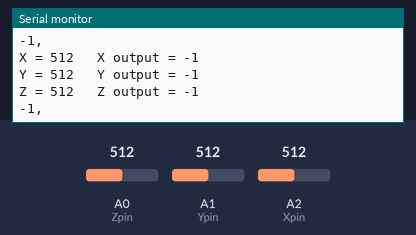
Simulated run of this sketch. Board: Arduino Nano, built with avr-gcc and run on an emulated ATmega328P. On the bench: the last lines printed to the serial monitor. The inputs (shaded band) are chosen by the test bench; at power-on: A0 (Zpin) = 512, A1 (Ypin) = 512, A2 (Xpin) = 512. Storage starts empty.

Above: at 1.2 s.
1.3 s: A0 (Zpin) set to 697
At 2.0 s:
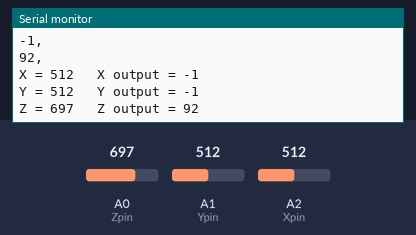
4.3 s: A0 (Zpin) set to 727
At 5.1 s:
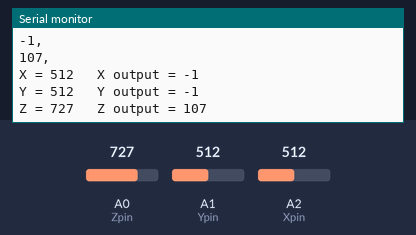
5.8 s: A1 (Ypin) set to 695
At 6.8 s:
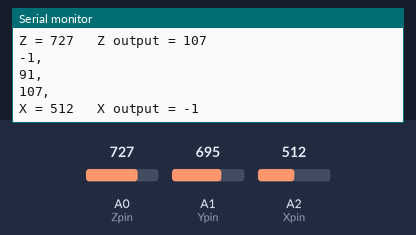
8.8 s: A1 (Ypin) set to 720
At 9.7 s:
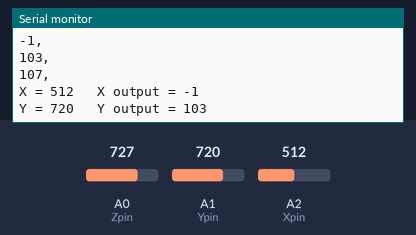
11.8 s: A0 (Zpin) set to 981
At 12.4 s:
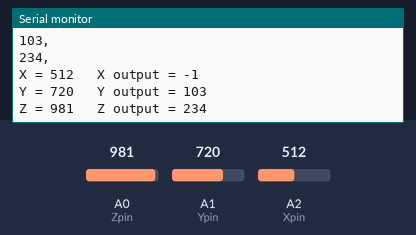
14.8 s: A0 (Zpin) set to 1017
At 15.4 s:
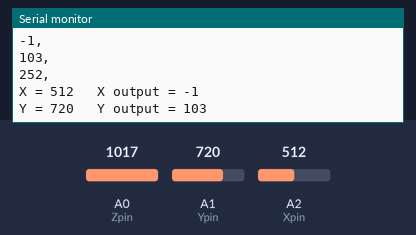
Timing chart, 0 to 17.3 s (numbered marks = the images above; inputs shaded):
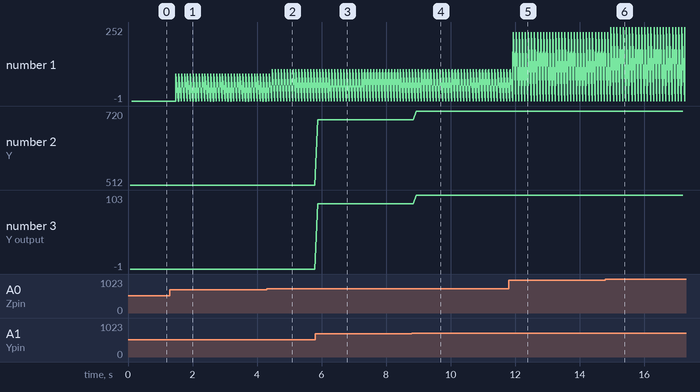

The sketch:

AccTest.ino
```cpp
/*
  Benjamin George
  Seattle University | Electrical and Computer Engineering

  3-Axis accelerometer data logger for Seattle University SEDS team test rocket
  uses arduino nano, adafruit adxl326 accelerometer module (ACM) and
  sainsmart MicroSD card Adapter (MCA)

 Reads analog XYZ input pins, maps the results to a range from 0 to 255
 and outputs result to 3 discrete CSV files for MatLab analysis.
 Also prints the results to the serial monitor.

 The circuit:
 * ACM connected to analog 0-2, +5V and Gnd, with 3Vo connected to AREF pin
   Xout A2
   Yout A1
   Zout A0

   MCA connecte to digital 10-13, +5V and Gnd
   MOSI 11
   MISO 12
   SCK  13
   CS   10

*/
#include <SPI.h>
#include <SD.h>

// These constants won't change.  They're used to give names
// to the pins used:
const int Xpin = A2;
const int Ypin = A1;
const int Zpin = A0;
const int CS = 10;

int Xval, Yval, Zval = 0;  // value read from the pot
int Xout, Yout, Zout = 0;  //value output to the CSV file

void setup() {
  // initialize serial communications at 9600 bps:
  Serial.begin(9600);
  analogReference(EXTERNAL); // set reference voltage to 3.3V out from a.c.m.

  pinMode(10, OUTPUT); // set CS pin to output

  //************************************** TEST
  Serial.print("Initializing SD card");
  if(!SD.begin(CS)) {
     Serial.println("Card failed or not present");
     return;
  }
  Serial.println("Card initilized");
} //************************************ end TEST

void loop() {

       // read the analog in value:
    Xval = analogRead(Xpin);
    Yval = analogRead(Ypin);
    Zval = analogRead(Zpin);
  // map it to the range of the analog out:
    Xout = map(Xval, 0, 1023, -256, 255); // G-force == mapped value/16
    Yout = map(Yval, 0, 1023, -256, 255);
    Zout = map(Zval, 0, 1023, -256, 255);

  // print result to serial monitor ********(TEST)
    Serial.print("X = " );
    Serial.print(Xval);
    Serial.print("\t X output = ");
    Serial.println(Xout);
    Serial.print("Y = " );
    Serial.print(Yval);
    Serial.print("\t Y output = ");
    Serial.println(Yout);
    Serial.print("Z = " );
    Serial.print(Zval);
    Serial.print("\t Z output = ");
    Serial.println(Zout);
  // *********************************  end TEST

  String Xstring, Ystring, Zstring = "";
  Xstring += String(Xout);
  Xstring += ",";
  Ystring += String(Yout);
  Ystring += ",";
  Zstring += String(Zout);
  Zstring += ",";

  File Xfile = SD.open("X.csv", FILE_WRITE);
  if(Xfile) {
    Xfile.println(Xstring);
    Xfile.close();
    // print to serial port ****************TEST
    Serial.println(Xstring);
  }else{
    Serial.println("error opening X.csv");
  }

  File Yfile = SD.open("Y.csv", FILE_WRITE);
  if(Yfile) {
    Yfile.println(Ystring);
    Yfile.close();
    // print to serial port ****************TEST
    Serial.println(Ystring);
  }else{
    Serial.println("error opening Y.csv");
  }

  File Zfile = SD.open("Z.csv", FILE_WRITE);
  if(Zfile) {
    Zfile.println(Zstring);
    Zfile.close();
    // print to serial port ****************TEST
    Serial.println(Zstring);
  }else{
    Serial.println("error opening Z.csv");
  }

  // wait 20 milliseconds before the next loop
  // for the analog-to-digital converter to settle
  // after the last reading:

  delay(20);
}
```

Measured:
- the behaviour switches between 712 and 713 on A1 (Ypin) (found by bisection; images 3 and 4)
- the behaviour switches between 999 and 1000 on A0 (Zpin) (found by bisection; images 5 and 6)
- after the input at 1.3 s, the serial monitor: prints a new line after 0.15 s (image 1)
- after the input at 4.3 s, the serial monitor: prints a new line after 0.13 s (image 2)
- after the input at 5.8 s, the serial monitor: prints a new line after 0.09 s (image 3)
- after the input at 8.8 s, the serial monitor: prints a new line after 0.14 s (image 4)
- after the input at 11.8 s, the serial monitor: prints a new line after 0.10 s (image 5)
- after the input at 14.8 s, the serial monitor: prints a new line after 0.13 s (image 6)
